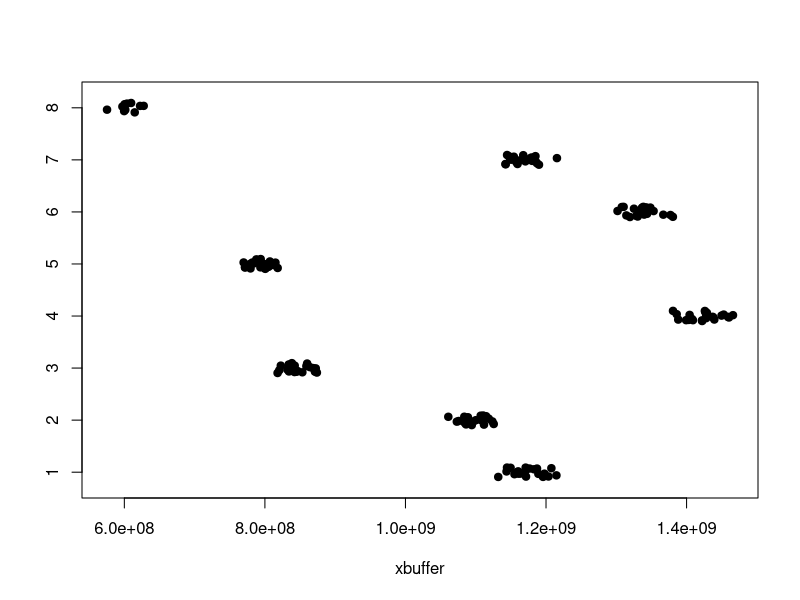

The R script that drew this image:
grosseSimPlot <- read.csv("results_vec_gr_Sim.csv", header = FALSE)
llPlot <- read.csv("results_vec_langesLeben.csv", header = FALSE)
stornoplot <- read.csv("results_vec_storno_50ProzentNach5Jahren_akt.csv", header = FALSE)

xbuffer = rep(0,(length(grosseSimPlot[1,])+length(llPlot[1,])+length(stornoplot[1,])))
ybuffer = rep(0,(length(grosseSimPlot[1,])+length(llPlot[1,])+length(stornoplot[1,])))
for (i in 1:length(grosseSimPlot[1,])) {
  xbuffer[i] = grosseSimPlot[1,i]
  ybuffer[i] = grosseSimPlot[2,i]
}
for (i in 1:length(llPlot[1,])) {
  xbuffer[length(grosseSimPlot[1,])+i] = llPlot[1,i]
  ybuffer[length(grosseSimPlot[1,])+i] = 7
}
for (i in 1:length(stornoplot[1,])) {
  xbuffer[length(grosseSimPlot[1,])+ length(llPlot[1,]) +i] = stornoplot[1,i]
  ybuffer[length(grosseSimPlot[1,])+ length(llPlot[1,]) +i] = 8
}

stripchart(xbuffer ~ ybuffer, pch=19 , method = 'jitter' )
